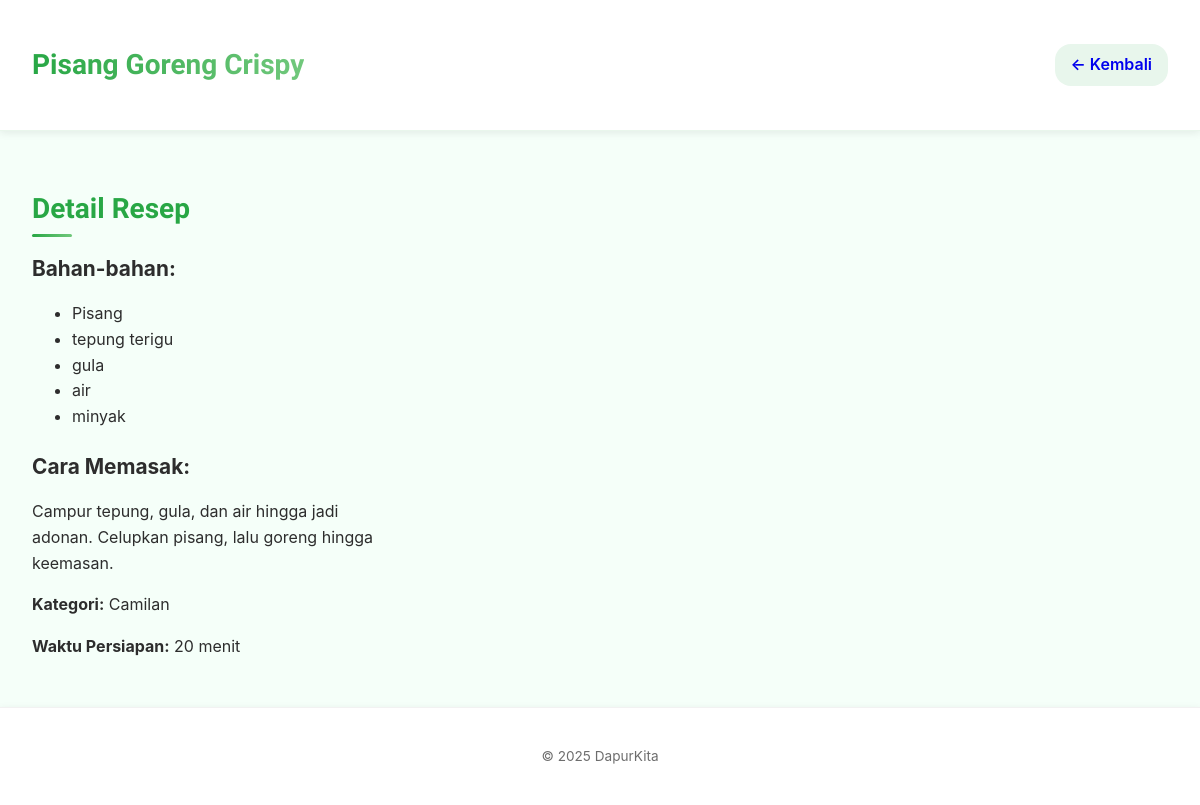
Screenshot of /resep.php?id=2 with the database file from the repository.
### tables this page shows
CREATE TABLE IF NOT EXISTS resep (
    id INT UNSIGNED AUTO_INCREMENT PRIMARY KEY,
    nama_resep VARCHAR(255) NOT NULL,
    bahan TEXT NOT NULL,
    langkah TEXT NOT NULL,
    waktu_persiapkan VARCHAR(100) NOT NULL,
    kategori VARCHAR(100) NOT NULL,
    created_at TIMESTAMP DEFAULT CURRENT_TIMESTAMP,
    updated_at TIMESTAMP DEFAULT CURRENT_TIMESTAMP ON UPDATE CURRENT_TIMESTAMP
);

### resep.php (the view, shortened to what this page needs)
<?php
include 'inc/db.php';
$id = isset($_GET['id']) ? (int) $_GET['id'] : 0;
$stmt = $conn->prepare("SELECT * FROM resep WHERE id = ?");
$stmt->bind_param("i", $id);
$stmt->execute();
$result = $stmt->get_result();
$resep = mysqli_fetch_assoc($result);
?>
<!DOCTYPE html>
<html lang="id">
<head>
  <link rel="stylesheet" href="assets/styles.css">
</head>
<body>
  <header>
    <h1><?= htmlspecialchars($resep['nama_resep']); ?></h1>
    <a href="index.php" class="back-link">← Kembali</a>
  </header>
  <main>
    <section class="recipe-details">
      <div class="info">
        <h2>Detail Resep</h2>
        <h3>Bahan-bahan:</h3>
        <ul>
          <?php
            $arrBahan = explode(',', $resep['bahan']);
            foreach ($arrBahan as $item) {
              echo '<li>' . htmlspecialchars(trim($item)) . '</li>';
            }
          ?>
        </ul>
        <h3>Cara Memasak:</h3>
        <p><?= nl2br(htmlspecialchars($resep['langkah'])); ?></p>
        <p><strong>Kategori:</strong> <?= htmlspecialchars($resep['kategori']); ?></p>
        <p><strong>Waktu Persiapan:</strong> <?= htmlspecialchars($resep['waktu_persiapkan']); ?></p>
      </div>
    </section>
  </main>
  <footer>
    <p>&copy; 2025 DapurKita</p>
  </footer>
</body>
</html>

### assets/styles.css (style rules this page uses)
:root { --color-bg: #f5fff9; --color-primary: #28a745; --color-primary-light: #71c87c; --color-secondary: #e8f6ec; --color-text: #2d2d2d; --color-muted: #6d6d6d; --color-card: #ffffff; --spacing: 1.5rem; --radius: 1rem; --max-width: 1200px; --shadow-sm: 0 2px 8px rgba(0,0,0,0.08); --shadow-md: 0 4px 16px rgba(0,0,0,0.1); --shadow-lg: 0 8px 24px rgba(0,0,0,0.12); --transition: all 0.3s cubic-bezier(0.25, 0.8, 0.25, 1); }
* , *::before, *::after { box-sizing: border-box; }
html { font-size: 16px; scroll-behavior: smooth; }
body { margin: 0; padding: 0; font-family: 'Inter', sans-serif; background: var(--color-bg); color: var(--color-text); line-height: 1.6; min-height: 100vh; }
header, footer { background: var(--color-card); padding: var(--spacing) 2rem; box-shadow: var(--shadow-sm); }
main { max-width: var(--max-width); margin: 2rem auto; padding: 0 2rem; animation: fadeIn 0.6s ease-out; }
header { display: flex; justify-content: space-between; align-items: center; position: sticky; top: 0; z-index: 100; backdrop-filter: blur(8px); border-bottom: 1px solid rgba(40,167,69,0.1); }
header h1 { font-family: 'Cal Sans', sans-serif; font-size: 1.75rem; background: linear-gradient(90deg, var(--color-primary), var(--color-primary-light)); -webkit-background-clip: text; color: transparent; }
.back-link { display: inline-flex; align-items: center; gap: 0.5rem; text-decoration: none; font-weight: 600; padding: 0.5rem 1rem; border-radius: var(--radius); background: var(--color-secondary); transition: var(--transition); }
.recipe-details { display: grid; grid-template-columns: 1fr 2fr; gap: 2rem; align-items: start; margin-bottom: var(--spacing); }
h2 { font-family: 'Cal Sans', sans-serif; font-size: 1.75rem; color: var(--color-primary); margin-bottom: 1rem; position: relative; }
h2::after { content: ''; position: absolute; bottom: -6px; left: 0; width: 40px; height: 3px; background: linear-gradient(90deg, var(--color-primary), var(--color-primary-light)); border-radius: 2px; }
h3 { font-size: 1.3rem; margin-bottom: 0.75rem; }
footer { text-align: center; font-size: 0.85rem; color: var(--color-muted); margin-top: var(--spacing); border-top: 1px solid rgba(0,0,0,0.05); padding-top: var(--spacing); }

### rows the page displays
resep: bahan "Pisang", bahan "tepung terigu", bahan "gula", bahan "air", bahan "minyak", langkah "Campur tepung, gula, dan air hingga jadi adonan. Celupkan pisang, lalu goreng hingga keemasan.", kategori "Camilan", waktu_persiapkan "20 menit"
